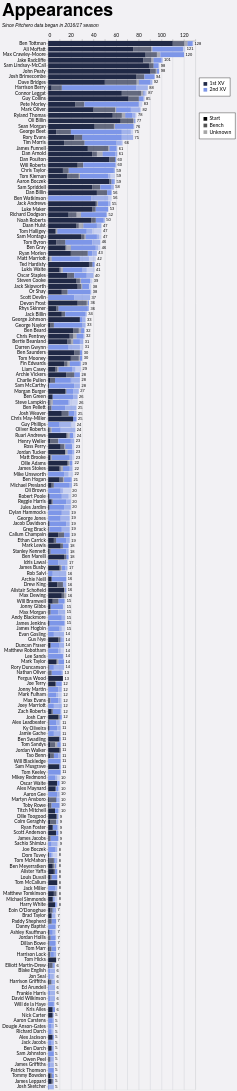

Vega-Lite specification for this chart:
### Vega-Lite specification from a JSON file in a GitHub repository (floating-point values rounded to 4 significant figures; data arrays with more than 128 entries replaced by an {"elided": "..."} marker saying what was removed)
{"config": {"axis": {"labelFont": "Lato, sans-serif", "titleFont": "PT Sans Narrow, Helvetica Neue, Helvetica, Arial, sans-serif", "labelFontSize": 13, "titleFontSize": 24, "gridColor": "#202947", "gridOpacity": 0.2}, "header": {"labelFont": "PT Sans Narrow, Helvetica Neue, Helvetica, Arial, sans-serif", "titleFont": "PT Sans Narrow, Helvetica Neue, Helvetica, Arial, sans-serif", "labelFontSize": 24, "titleFontSize": 28, "labelFontWeight": "bold", "orient": "left"}, "legend": {"labelFont": "Lato, sans-serif", "titleFont": "PT Sans Narrow, Helvetica Neue, Helvetica, Arial, sans-serif", "labelFontSize": 14, "titleFontSize": 16, "titlePadding": 5, "fillColor": "white", "strokeColor": "black", "padding": 10, "titleFontWeight": "lighter", "titleFontStyle": "italic", "titleColor": "gray", "offset": 10}, "title": {"font": "PT Sans Narrow, Helvetica Neue, Helvetica, Arial, sans-serif", "fontSize": 48, "fontWeight": "bold", "anchor": "start", "align": "center", "titlePadding": 20, "subtitlePadding": 10, "subtitleFontSize": 13, "subtitleColor": "", "subtitleFontStyle": "italic", "offset": 15, "color": "black"}, "axisX": {"labelAngle": 0}, "facet": {"title": null, "header": null, "align": {"row": "each", "column": "each"}}, "resolve": {"scale": {"y": "independent", "facet": "independent"}}, "background": "#f2f1f4"}, "layer": [{"mark": {"type": "bar"}, "encoding": {"color": {"field": "squad", "legend": {"direction": "vertical", "labelExpr": "datum.value + ' XV'", "legendX": 410, "legendY": 100, "orient": "none", "title": null}, "scale": {"domain": ["1st", "2nd"], "range": ["#202946", "#7d96e8"]}, "sort": ["1st", "2nd"], "type": "nominal"}, "opacity": {"field": "start", "legend": {"direction": "vertical", "legendX": 410, "legendY": 195, "orient": "none", "title": null}, "scale": {"domain": ["Start", "Bench", "Unknown"], "range": [1.0, 0.35, 0.2]}, "sort": ["Start", "Bench", "Unknown"], "type": "nominal"}, "order": {"field": "stack_order", "sort": "ascending", "type": "quantitative"}, "tooltip": [{"field": "player", "title": "Player", "type": "nominal"}, {"field": "squad", "title": "Squad", "type": "nominal"}, {"field": "start", "title": "Selection", "type": "nominal"}, {"aggregate": "sum", "field": "games", "title": "Games", "type": "quantitative"}, {"aggregate": "max", "field": "player_total", "title": "Total", "type": "quantitative"}], "x": {"aggregate": "sum", "axis": {"orient": "top", "title": null}, "field": "games", "type": "quantitative"}, "y": {"field": "player", "sort": {"field": "player_total", "op": "max", "order": "descending"}, "title": null, "type": "nominal"}}}, {"mark": {"type": "text", "align": "left", "baseline": "middle", "color": "black", "dx": 4, "fontSize": 11}, "encoding": {"text": {"field": "total_games", "format": ".0f", "type": "quantitative"}, "x": {"axis": {"orient": "top", "title": null}, "field": "total_games", "type": "quantitative"}, "y": {"field": "player", "sort": {"field": "player_total", "op": "max", "order": "descending"}, "title": null, "type": "nominal"}}, "transform": [{"aggregate": [{"op": "sum", "field": "games", "as": "total_games"}, {"op": "max", "field": "player_total", "as": "player_total"}], "groupby": ["player"]}]}], "data": {"name": "data-ec359eabe0363dffe3674848b0dd0a45"}, "height": {"step": 15}, "params": [{"name": "seasonParam", "value": []}, {"name": "gameTypesParam", "value": []}, {"name": "squadParam", "value": "All"}, {"name": "positionsParam", "value": []}, {"name": "minAppsParam", "value": 5}], "title": {"text": "Appearances", "subtitle": "Since Pitchero data began in 2016/17 season"}, "transform": [{"filter": "length(seasonParam) === 0 || indexof(seasonParam, datum.season) >= 0"}, {"filter": "length(gameTypesParam) === 0 || indexof(gameTypesParam, datum.game_type) >= 0"}, {"filter": "squadParam === \"All\" || datum.squad === squadParam"}, {"filter": "length(positionsParam) === 0 || indexof(positionsParam, datum.position) >= 0"}, {"joinaggregate": [{"op": "sum", "field": "games", "as": "player_total"}], "groupby": ["player"]}, {"filter": "datum.player_total >= minAppsParam"}], "width": 400, "$schema": "https://vega.github.io/schema/vega-lite/v5.20.1.json", "datasets": {"data-ec359eabe0363dffe3674848b0dd0a45": {"elided": "2430 records"}}}
